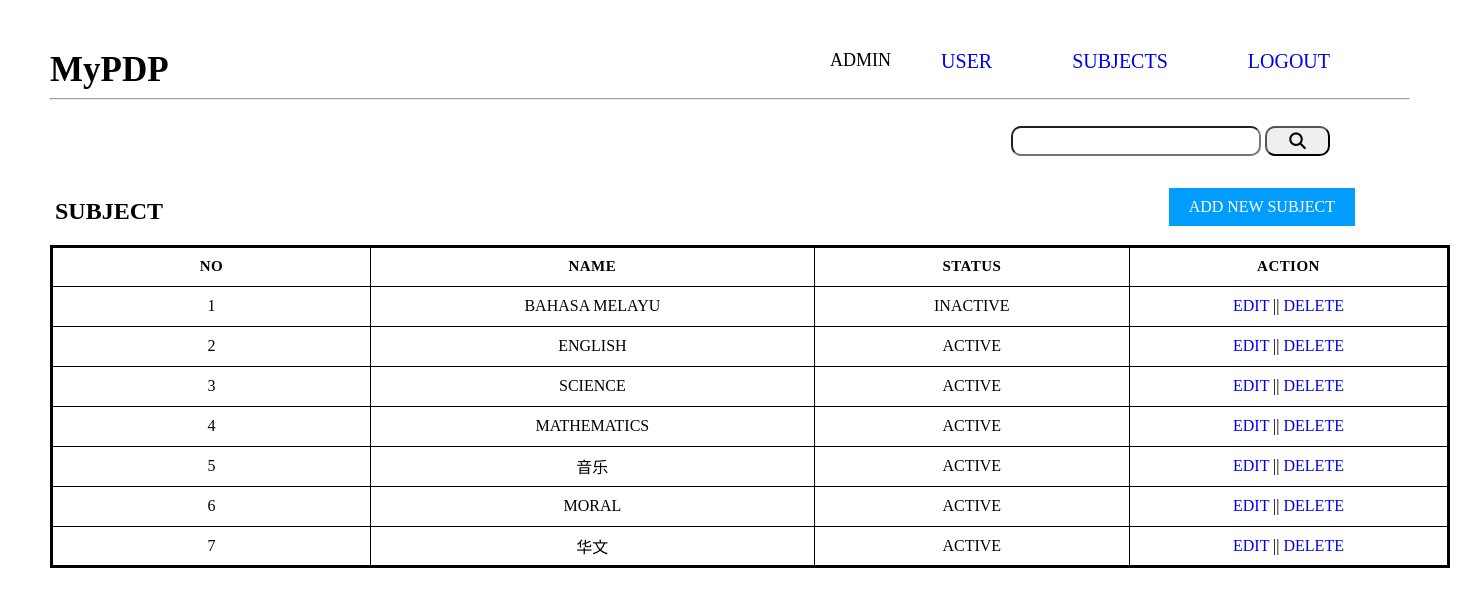
Screenshot of /admin/subjects/list.php (signed in) with the database file from the repository.
### tables this page shows
CREATE TABLE `subjects` (
  `id` int(11) NOT NULL,
  `name` varchar(225) NOT NULL,
  `status` int(11) NOT NULL
);

### admin/subjects/list.php (the view, shortened to what this page needs)
<?php
include '../../db.php';
?>
<html>
<head>
    <link rel="stylesheet" href="https://cdnjs.cloudflare.com/ajax/libs/font-awesome/6.3.0/css/all.min.css">
</head>
<body style="margin:50px 50px 0 50px;">
<?php include '../layout/menu.php'; ?>
<form action="" method="POST">
    <div style="margin: 0px 80px 0 0; float:right">
        <input style="width:250px; height:30px; border-radius: 10px" type="text" name="search">
        <button style="width:65px; height:30px; border-radius: 10px" name="searchbtn"></button>
        <br>
    </div>
</form>
<br><br>
<div>
    <h2 style="float: left; margin-left:5px">SUBJECT</h2>
    <div class="btn" style="float: right" id="add"><span>ADD NEW SUBJECT</span></a>
    </div>
    <br>
    <br>
    <div class="table-content">
        <table class="collapsetable" border="1">
            <thead>
            <tr class="table-header">
                <td>NO</td>
                <td>NAME</td>
                <td>STATUS</td>
                <td>ACTION</td>
            </tr>
            </thead>
            <?php
            $count = 1;
            $sql = "SELECT * FROM `subjects`";
            $result = $conn->query($sql);
            while ($row = $result->fetch_assoc()){
            ?>
            <tr class="center">
                <td><?php echo $count++; ?></td>
                <td style="text-transform:uppercase"><?php echo $row["name"]; ?></td>
                <td>
                    <?php
                    if ($row["status"] == 1) {
                        echo "ACTIVE";
                    } else {
                        echo "INACTIVE";
                    }
                    ?>
                </td>
                <td><a href="edit.php?id=<?php echo $row["id"]; ?>">EDIT</a> ||
                    <a href="del.php?id=<?php echo $row["id"]; ?>"
                       onclick="return confirm('Are you sure to delete the subject?')">DELETE</a>
                </td>
                <?php
                }
                ?>
        </table>
    </div>
    <br>
</body>
</html>

### admin/layout/menu.php
<b style="font-size:35px">MyPDP</b>
<span style="font-size:20px; float: right; margin-right: 80px"><a href="../../logout.php">LOGOUT</a></span>
<span style="font-size:20px; float: right; margin-right: 80px"><a href="/Epdp_content/admin/subjects/list.php">SUBJECTS</a>
</span>
<span style="font-size:20px; float: right; margin-right: 80px"><a href="/Epdp_content/admin/user.php">USER</a>
</span>
<span style="font-size:18px; float: right; margin-right: 50px">ADMIN</span>
<br>
<hr>
<br>

### admin/subjects/list.php (style rules this page uses)
.table-content { width: 1000px; text-align: center; }
.table-header { text-align: center; font-weight: bold; background-color: white; font-size: 15px; text-transform: uppercase; letter-spacing: 0.03em; }
td { width: 80px; height: 40px; }
.center { text-align: center; }
.collapsetable { border-collapse: collapse; border: 3px solid black; text-align: center; width: 140%; }
.btn { padding: 10px 20px 10px 20px; background: #009dff; color: white; border: none; margin-top: 10px; margin-right: 55px; cursor: default; text-align: center; }
a { text-decoration: none; }

### rows the page displays
subjects: name "BAHASA MELAYU", status "INACTIVE"
subjects: name "ENGLISH", status "ACTIVE"
subjects: name "SCIENCE", status "ACTIVE"
subjects: name "MATHEMATICS", status "ACTIVE"
subjects: name "音乐", status "ACTIVE"
subjects: name "MORAL", status "ACTIVE"
subjects: name "华文", status "ACTIVE"
